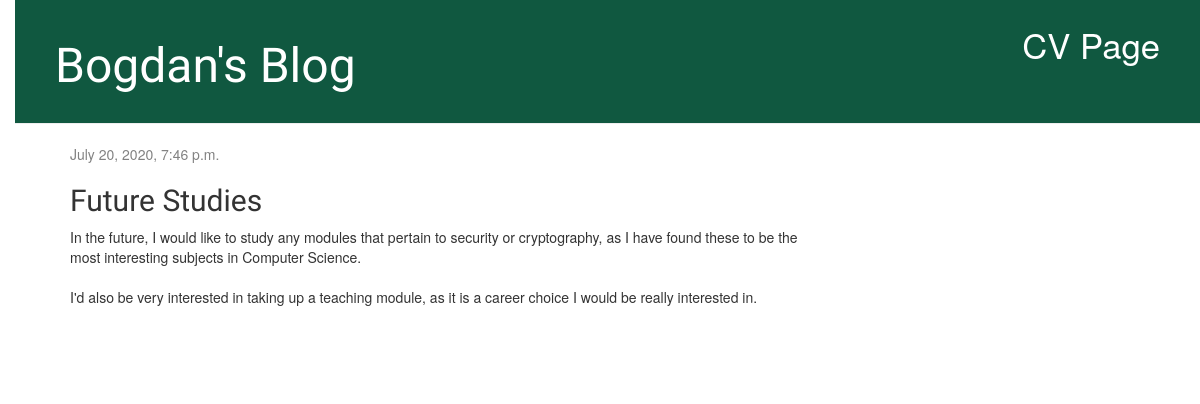
The app's page /post/2/ with its own data.
### blog/models.py (models this page shows, shortened)
class Post(models.Model):
    author = models.ForeignKey(settings.AUTH_USER_MODEL, on_delete=models.CASCADE)
    title = models.CharField(max_length=200)
    text = models.TextField()
    created_date = models.DateTimeField(default=timezone.now)
    published_date = models.DateTimeField(blank=True, null=True)

### blog/views.py (the view)
# urls.py: path('post/<int:pk>/', views.post_detail, name='post_detail'),
def post_detail(request, pk):
    post = get_object_or_404(Post, pk=pk)
    return render(request,  'blog/post_detail.html', {'post': post})

### blog/templates/blog/post_detail.html (shortened to what this page needs)
{% extends 'blog/base.html' %}
{% block content %}
    <div class="post">
        {% if post.published_date %}
            <div class="date">
                {{ post.published_date }}
            </div>
        {% endif %}
        <h2>{{ post.title }}</h2>
        <p>{{ post.text|linebreaksbr }}</p>
    </div>
{% endblock %}

### blog/static/css/blog2.css (style rules this page uses)
body { padding-left: 15px; }
h1, h2, h3, h4 { font-family: 'Lobster', cursive; }
.date { color: #828282; }
.post { margin-bottom: 70px; }

### records on screen
Post: published_date "July 20, 2020, 7:46 p.m.", title "Future Studies", text "In the future, I would like to study any modules that pertain to security or cryptography, as I have found these to be the most interesting subjects in Computer Science. I'd also be very interested in taking up a teaching module, as it is a career choice I would be really interested in."
